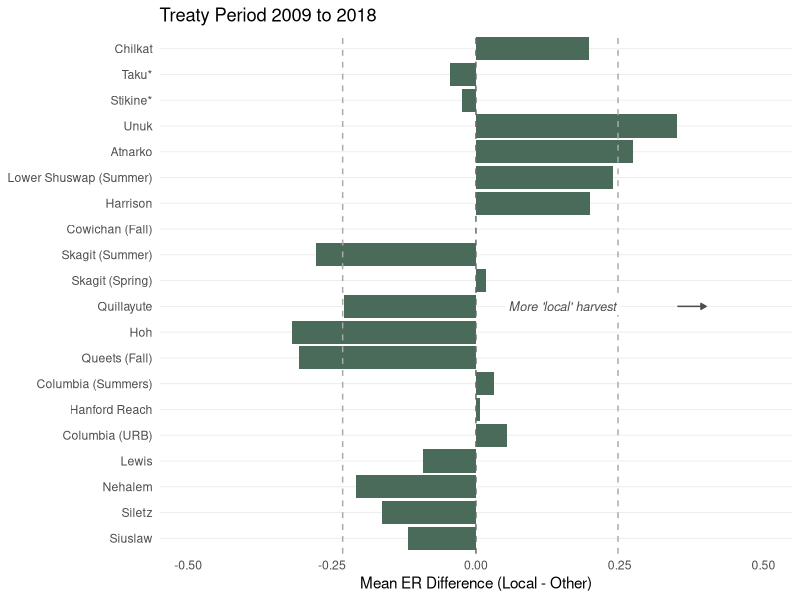
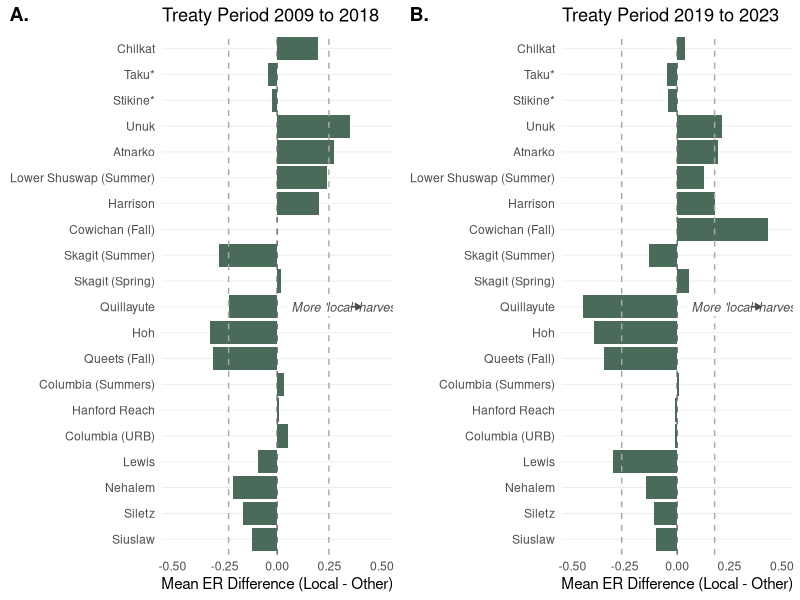

Recreate these plots in R, in order.
library(here)
library(tidyverse)
 
# PSC Chinook CWT indicator stocks: "local" vs external exploitation rate

# This script uses the PSC/CTC Appendix C calendar-year
# mortality distributions (adult-equivalent, AEQ) to compare, for each
# indicator stock and year, how much of its total exploitation rate (ER)
# was taken by fisheries in its "local" jurisdiction vs fisheries in non-local
# jurisdictions.  
 
data <- read_csv(here("data/PSC_CTC_Chinook_master_table_long.csv"))

# unique(data[c("population", "region")])

# Home jurisdiction for each of the 20 indicator stocks ----------------
# Stikine, Taku rivers originate mostly in BC even though their
# mouths (and terminal fisheries) are in Southeast Alaska, so, their home
# jurisdiction is coded as British Columbia (flagged with * in plot labels because they are transboundary).
# Columbia River stocks are coded Washington because of the specific stocks included,these stocks originate in WA 

home_lookup <- tribble(
  ~population,                      ~home_jurisdiction,     ~population_clean,
  "Chilkat River",                  "Alaska",               "Chilkat",
  "Unuk River",                     "Alaska",               "Unuk",
  "Stikine River",                  "British Columbia",     "Stikine*",
  "Taku River",                     "British Columbia",     "Taku*",
  "Atnarko River",                  "British Columbia",     "Atnarko",
  "Cowichan River Fall",            "British Columbia",     "Cowichan (Fall)",
  "Harrison River",                 "British Columbia",     "Harrison",
  "Lower Shuswap River Summer",     "British Columbia",     "Lower Shuswap (Summer)",
  "Hoh",                            "Washington",           "Hoh",
  "Queets Fall Fingerling",         "Washington",           "Queets (Fall)",
  "Quillayute",                     "Washington",           "Quillayute",
  "Skagit Spring Fingerling",       "Washington",           "Skagit (Spring)",
  "Skagit Summer Fingerling",       "Washington",           "Skagit (Summer)",
  "Columbia River Summers",         "Washington",           "Columbia (Summers)",
  "Columbia River Upriver Bright",  "Washington",           "Columbia (URB)",
  "Hanford Wild Brights",           "Washington",           "Hanford Reach",
  "Lewis River Wild",               "Washington",           "Lewis",
  "Nehalem",                        "Oregon",                "Nehalem",
  "Siletz",                         "Oregon",                "Siletz",
  "Siuslaw",                        "Oregon",                "Siuslaw"
)
 
region_group_lookup <- tribble(
  ~home_jurisdiction,   ~region_group,
  "Alaska",             "AK",
  "British Columbia",   "BC",
  "Washington",         "WA",
  "Oregon",             "OR"
) %>% 
  mutate(region_group = factor(region_group, levels = c("AK", "BC", "WA", "OR")))

#   Fishery jurisdiction =============
# Map the fishery to jurisdiction that catches the fish. 

fishery_jurisdiction_lookup <- tribble(
  ~fishery,       ~fishery_jurisdiction,
  "seak_t",       "Alaska",
  "seak_n",       "Alaska",
  "seak_s",       "Alaska",
  "seakterm_t",   "Alaska",
  "seakterm_n",   "Alaska",
  "seakterm_s",   "Alaska",
  "nbc_t",        "British Columbia",
  "nbc_s",        "British Columbia",
  "wcvi_t",       "British Columbia",
  "wcvi_s",       "British Columbia",
  "nbcis_t",      "British Columbia",
  "nbcis_n",      "British Columbia",
  "nbcis_s",      "British Columbia",
  "sbcis_t",      "British Columbia",
  "sbcis_n",      "British Columbia",
  "sbcis_s",      "British Columbia",
  "canterm_n",    "British Columbia",
  "canterm_s",    "British Columbia",
  "nfalc_t",      "Washington",
  "nfalc_s",      "Washington",
  "wac_n",        "Washington",
  "ps_n",         "Washington",
  "ps_s",         "Washington",
  "sfalc_t",      "Oregon",
  "sfalc_s",      "Oregon"
)

# US terminal catching jurisdiction by population. 
usterm_jurisdiction_lookup <- home_lookup %>%
  mutate(usterm_jurisdiction = case_when(
    population %in% c("Chilkat River", "Unuk River", "Stikine River", "Taku River") ~ "Alaska",
    home_jurisdiction == "British Columbia" ~ "Washington",  # boundary-area US interception of BC-origin fish
    TRUE ~ home_jurisdiction                                  # WA/OR/Columbia stocks: usterm = home-state terminal catch
  )) %>%
  dplyr::select(population, usterm_jurisdiction)

fishery_cols <- data %>%
  dplyr::select(starts_with("n_"), -n_stray, -n_esc_pct) %>%
  names()

catch_long <- data %>%
  dplyr::select(population, region, calendar_year, river_mouth_lat, escapement, total_er, all_of(fishery_cols)) %>%
  pivot_longer(all_of(fishery_cols), names_to = "fishery", values_to = "mort_frac") %>%
  dplyr::mutate(fishery = str_remove(fishery, "^n_")) %>%
  filter(!is.na(mort_frac), mort_frac != 0) %>%
  left_join(fishery_jurisdiction_lookup, by = "fishery") %>%
  left_join(usterm_jurisdiction_lookup, by = "population") %>%
  dplyr::mutate(fishery_jurisdiction = if_else(str_starts(fishery, "usterm"), usterm_jurisdiction, fishery_jurisdiction)) %>%
  dplyr::select(-usterm_jurisdiction) %>%
  left_join(home_lookup, by = "population") %>%
  dplyr::mutate(is_home = fishery_jurisdiction == home_jurisdiction)

## Per-stock, annual local vs away exploitation rate  ====== 
yearly_ratios <- catch_long %>%
  group_by(population, population_clean, home_jurisdiction, river_mouth_lat, calendar_year) %>%
  summarise(
    local_ER = sum(mort_frac[is_home], na.rm = TRUE),
    other_ER = sum(mort_frac[!is_home], na.rm = TRUE),
    .groups = "drop"
  ) %>%
  rename(year = calendar_year) %>%
  dplyr::mutate(
    TM = local_ER + other_ER,
    local_harvest_ratio = local_ER / TM,
    away_harvest_ratio  = other_ER / TM
  ) %>%
  arrange(population, year)

# 2024 is dropped: only 8 of 20 stocks had complete mortality distributions
# reported at the time this table was pulled.
yearly_ratios <- yearly_ratios %>% filter(year >= 2000, year <= 2023)
 
# Treaty Period 1: 2009-2018 =============================================================================
er_diff_data_p1 <- yearly_ratios %>%
  filter(year >= 2009, year <= 2018) %>%
  group_by(population, population_clean, home_jurisdiction, river_mouth_lat) %>%
  summarise(
    mean_local_ER = mean(local_ER, na.rm = TRUE),
    mean_other_ER = mean(other_ER, na.rm = TRUE),
    SD_local_ER = sd(local_ER, na.rm = TRUE),
    SD_other_ER = sd(other_ER, na.rm = TRUE),
    ER_diff = mean_local_ER - mean_other_ER,
    .groups = "drop"
  ) %>%
  left_join(region_group_lookup, by = "home_jurisdiction")

# flag using +/- 1 SD of ER_diff within this period's own distribution
p1_stats <- er_diff_data_p1 %>%
  summarise(mean_ER_diff = mean(ER_diff, na.rm = TRUE), sd_ER_diff = sd(ER_diff, na.rm = TRUE))

er_diff_data_p1 <- er_diff_data_p1 %>%
  dplyr::mutate(
    er_diff_pct = ER_diff * 100,
    er_flag = case_when(
      ER_diff < (p1_stats$mean_ER_diff - p1_stats$sd_ER_diff) ~ "External >> Local (< -1 SD)",
      ER_diff > (p1_stats$mean_ER_diff + p1_stats$sd_ER_diff) ~ "Local >> External (> +1 SD)",
      TRUE ~ "Approximately Equal (+/- 1 SD)"
    ),
    er_flag = factor(er_flag, levels = c(
      "Local >> External (> +1 SD)",
      "Approximately Equal (+/- 1 SD)",
      "External >> Local (< -1 SD)"
    ))
  )

er_diff_data_p1 %>% count(er_flag)

a <- ggplot(er_diff_data_p1, aes(x = ER_diff, y = fct_reorder(population_clean, river_mouth_lat))) +
  geom_col(fill = "#4A6B5A") +
  geom_vline(xintercept = 0, linetype = "dashed", color = "gray40") +
  geom_vline(xintercept = p1_stats$mean_ER_diff - p1_stats$sd_ER_diff, linetype = "dashed", color = "darkgray") +
  geom_vline(xintercept = p1_stats$mean_ER_diff + p1_stats$sd_ER_diff, linetype = "dashed", color = "darkgray") +
  labs(
    title = "Treaty Period 2009 to 2018",
    x = "Mean ER Difference (Local - Other)",
    y = NULL
  ) +
  theme_minimal() +
  theme(
    panel.grid.minor = element_blank(),
    panel.grid.major.x = element_blank(),
    panel.grid.major.y = element_line(color = "grey92", linewidth = 0.3)
  ) +
  annotate("label", x = 0.05, y = 10, label = "More 'local' harvest",
           hjust = 0, size = 3.2, fontface = "italic",
           fill = "white", color = "gray30", label.size = 0) +
  annotate("segment", x = 0.35, xend = 0.4, y = 10, yend = 10,
           arrow = arrow(length = unit(0.15, "cm"), type = "closed"),
           color = "gray30", linewidth = 0.5) +
  scale_x_continuous(limits = c(-0.5, 0.5))
a

# Treaty Period 2: 2019 - 2023 (2024 removed) =============================================================================
er_diff_data_p2 <- yearly_ratios %>%
  filter(year >= 2019) %>%
  group_by(population, population_clean, home_jurisdiction, river_mouth_lat) %>%
  summarise(
    mean_local_ER = mean(local_ER, na.rm = TRUE),
    mean_other_ER = mean(other_ER, na.rm = TRUE),
    SD_local_ER = sd(local_ER, na.rm = TRUE),
    SD_other_ER = sd(other_ER, na.rm = TRUE),
    ER_diff = mean_local_ER - mean_other_ER,
    .groups = "drop"
  ) %>%
  left_join(region_group_lookup, by = "home_jurisdiction")

p2_stats <- er_diff_data_p2 %>%
  summarise(mean_ER_diff = mean(ER_diff, na.rm = TRUE), sd_ER_diff = sd(ER_diff, na.rm = TRUE))

er_diff_data_p2 <- er_diff_data_p2 %>%
  mutate(
    er_diff_pct = ER_diff * 100,
    er_flag = case_when(
      ER_diff < (p2_stats$mean_ER_diff - p2_stats$sd_ER_diff) ~ "External >> Local (< -1 SD)",
      ER_diff > (p2_stats$mean_ER_diff + p2_stats$sd_ER_diff) ~ "Local >> External (> +1 SD)",
      TRUE ~ "Approximately Equal (+/- 1 SD)"
    ),
    er_flag = factor(er_flag, levels = c(
      "Local >> External (> +1 SD)",
      "Approximately Equal (+/- 1 SD)",
      "External >> Local (< -1 SD)"
    ))
  )

er_diff_data_p2 %>% count(er_flag)

b <- ggplot(er_diff_data_p2, aes(x = ER_diff, y = fct_reorder(population_clean, river_mouth_lat))) +
  geom_col(fill = "#4A6B5A") +
  geom_vline(xintercept = 0, linetype = "dashed", color = "gray40") +
  geom_vline(xintercept = p2_stats$mean_ER_diff - p2_stats$sd_ER_diff, linetype = "dashed", color = "darkgray") +
  geom_vline(xintercept = p2_stats$mean_ER_diff + p2_stats$sd_ER_diff, linetype = "dashed", color = "darkgray") +
  labs(
    title = "Treaty Period 2019 to 2023",
    x = "Mean ER Difference (Local - Other)",
    y = NULL
  ) +
  theme_minimal() +
  theme(
    panel.grid.minor = element_blank(),
    panel.grid.major.x = element_blank(),
    panel.grid.major.y = element_line(color = "grey92", linewidth = 0.3)
  ) +
  annotate("label", x = 0.05, y = 10, label = "More 'local' harvest",
           hjust = 0, size = 3.2, fontface = "italic",
           fill = "white", color = "gray30", label.size = 0) +
  annotate("segment", x = 0.35, xend = 0.4, y = 10, yend = 10,
           arrow = arrow(length = unit(0.15, "cm"), type = "closed"),
           color = "gray30", linewidth = 0.5) +
  scale_x_continuous(limits = c(-0.5, 0.5))
 
# Fig 2 Save ======
fig_2 <- ggpubr::ggarrange(a, b, labels = c("A.", "B."), ncol = 2)
 
ggsave("output/plots/Figure_2.jpeg", fig_2, width = 12, height = 7)
